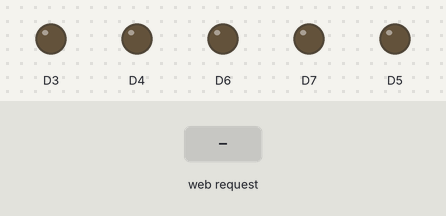
Simulated run of this sketch. Board: ESP8266 (NodeMCU). Parts: output pins drawn as LEDs (lit = HIGH). The inputs (shaded band) are chosen by the test bench. What the sketch prints to the serial monitor is not drawn.

Above: at 2.2 s.
2.3 s: HTTP request GET /cmd2 received
At 3.1 s:
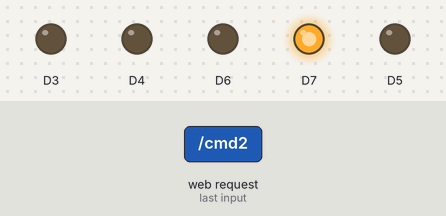
3.8 s: HTTP request GET /cmd4 received
At 4.3 s:
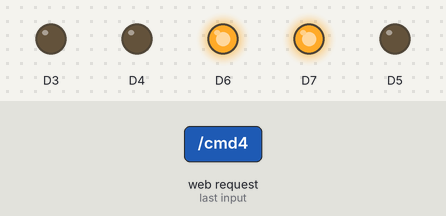
5.3 s: HTTP request GET /cmd1 received
At 6.5 s:
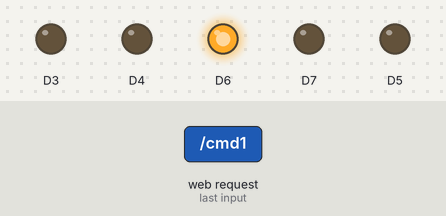
6.8 s: HTTP request GET /cmd6 received
At 7.8 s:
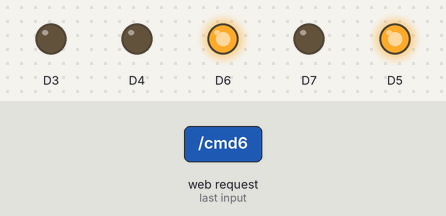
8.3 s: HTTP request GET /cmd3 received
At 8.9 s:
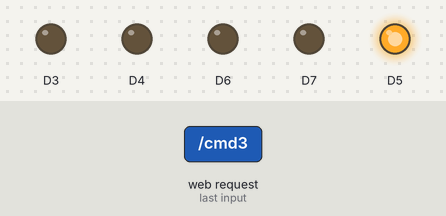
9.8 s: HTTP request GET /cmd8 received
At 11.2 s:
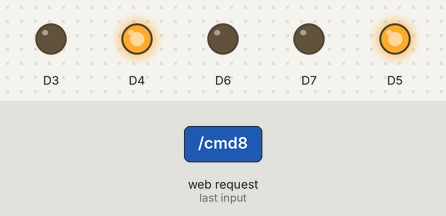
Timing chart, 0 to 12.3 s (numbered marks = the images above; inputs shaded):
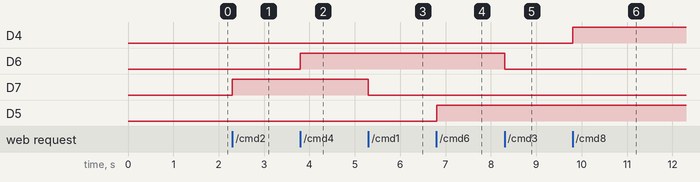

The sketch:

projeto_final.ino
```cpp
#include <ESP8266WiFi.h>
#include <WiFiClient.h>
#include <ESP8266WebServer.h>

const char *ssid = "ifc_projeto";
const char *password = "12345";

ESP8266WebServer server(80);

const String HTML_CABECALHO = "<!DOCTYPE html><html><head><meta charset=\"utf-8\"><meta name=\"viewport\" content=\"width=device-width, initial-scale=1, user-scalable=no\"/><title>{v}</title>";
const String HTML_CSS = "<style>button { padding: 10px; margin-bottom: 10px; width: 100px;} li { list-style-type: none;} h1{ position: relative; top: -25%; text-align: left; padding-left: 2.5%;} .menu1 { position: absolute; left: 10%; top: 25%; width: 100%; text-align: left; } .menu2 { position: absolute; left: 60%; top: 75%; width: 100%; text-align: left; margin: auto;} body { position: relative; top: 50px; left: 0%; } .desliga { background-color: #800000; color: #f0f8ff;} .liga { background-color: #7fff00; color: #000000;} form {display: inline-block;} .linha-vertical {height: 500px; border-left: 2px solid; position: absolute; left: 50%;} </style>";
const String HTML_JAVA = "<script>function c(l){document.getElementById('s').value=l.innerText||l.textContent;document.getElementById('p').focus();}</script>";
const String HTML_FIM_CABECALHO = "</head><body><div style='text-align:left;display:inline-block;min-width:260px;'>";
const String HOMEPAGE = "<nav class=\"menu1\"><h1>PISO 1</h1><ul><li>Sala:<li><ul><li><p>Lâmpada</p><form action=\"/cmd1\" method=\"get\"><button class=\"desliga\">Desligado</button></form><br/><form action=\"/cmd2\" method=\"get\"><button class=\"liga\">Liga</button></form><br/><li></ul><li>Cozinha:<li><ul><li><p>lâmpada</p> <form action=\"/cmd3\" method=\"get\"><button class=\"desliga\">Desliga</button></form><br/><form action=\"/cmd4\" method=\"get\"><button class=\"liga\">Liga</button></form><br/><li><li><p>Chaleira</p> <form action=\"/cmd5\" method=\"get\"><button class=\"desliga\">Desliga</button></form><br/> <form action=\"/cmd6\" method=\"get\"><button class=\"liga\">Liga</button></form><br/><li></ul></ul></nav><nav class=\"menu2\"><h1>PISO 2</h1><ul><li>Quarto Casal:<li><ul><li><p>Lâmpada</p><form action=\"/cmd7\" method=\"get\"><button class=\"desliga\">Desligado</button></form><br/> <form action=\"/cmd8\" method=\"get\"><button class=\"liga\">Liga</button></form><br/> <li></ul><li>Banheiro:<li><ul><li><p>Lâmpada</p> <form action=\"/cmd9\" method=\"get\"><button class=\"desliga\">Desligado</button></form><br/> <form action=\"/cmd10\" method=\"get\"><button class=\"liga\">Liga</button></form><br/><li></ul></ul></nav>";


/* Para acessar o site, acessar http://192.168.4.1 */
void handleRoot() {
 String s =HTML_CABECALHO;
       s += HTML_CSS;
      s += HTML_JAVA;
      s += HTML_FIM_CABECALHO;
      s+=HOMEPAGE;
  server.send(200, "text/html", s);

}

void cmd1() {
 String s =HTML_CABECALHO;
       s += HTML_CSS;
      s += HTML_JAVA;
      s += HTML_FIM_CABECALHO;
      s+=HOMEPAGE;
  server.send(200, "text/html", s);
   digitalWrite(D7,LOW);
}
void cmd2() {
 String s =HTML_CABECALHO;
       s += HTML_CSS;
      s += HTML_JAVA;
      s += HTML_FIM_CABECALHO;
      s+=HOMEPAGE;
  server.send(200, "text/html", s);
    digitalWrite(D7,HIGH);
}
void cmd3() {
 String s =HTML_CABECALHO;
       s += HTML_CSS;
      s += HTML_JAVA;
      s += HTML_FIM_CABECALHO;
      s+=HOMEPAGE;
  server.send(200, "text/html", s);
   digitalWrite(D6,LOW);
}

void cmd4() {
 String s =HTML_CABECALHO;
       s += HTML_CSS;
      s += HTML_JAVA;
      s += HTML_FIM_CABECALHO;
      s+=HOMEPAGE;
  server.send(200, "text/html", s);
   digitalWrite(D6,HIGH);
}

void cmd5() {
 String s =HTML_CABECALHO;
       s += HTML_CSS;
      s += HTML_JAVA;
      s += HTML_FIM_CABECALHO;
      s+=HOMEPAGE;
  server.send(200, "text/html", s);
   digitalWrite(D5,LOW);
}

void cmd6() {
 String s =HTML_CABECALHO;
       s += HTML_CSS;
      s += HTML_JAVA;
      s += HTML_FIM_CABECALHO;
      s+=HOMEPAGE;
  server.send(200, "text/html", s);
   digitalWrite(D5,HIGH);
}

void cmd7() {
 String s =HTML_CABECALHO;
       s += HTML_CSS;
      s += HTML_JAVA;
      s += HTML_FIM_CABECALHO;
      s+=HOMEPAGE;
  server.send(200, "text/html", s);
   digitalWrite(D4,LOW);
}

void cmd8() {
 String s =HTML_CABECALHO;
       s += HTML_CSS;
      s += HTML_JAVA;
      s += HTML_FIM_CABECALHO;
      s+=HOMEPAGE;
  server.send(200, "text/html", s);
   digitalWrite(D4,HIGH);
}

void cmd9() {
 String s =HTML_CABECALHO;
       s += HTML_CSS;
      s += HTML_JAVA;
      s += HTML_FIM_CABECALHO;
      s+=HOMEPAGE;
  server.send(200, "text/html", s);
   digitalWrite(D3,LOW);
}

void cmd10() {
 String s =HTML_CABECALHO;
       s += HTML_CSS;
      s += HTML_JAVA;
      s += HTML_FIM_CABECALHO;
      s+=HOMEPAGE;
  server.send(200, "text/html", s);
   digitalWrite(D3,HIGH);
}


void setup() {
  delay(1000);
  pinMode(D7,OUTPUT);
  pinMode(D6,OUTPUT);
  pinMode(D5,OUTPUT);
  pinMode(D4,OUTPUT);
  pinMode(D3,OUTPUT);

    digitalWrite(D0,LOW);

  Serial.begin(115200);
  Serial.println();
  Serial.print("Configurando ponto de acesso...");

  WiFi.softAP(ssid, password); /* Para deixar aberto para o publico, apagar o password*/

  IPAddress myIP = WiFi.softAPIP();
  Serial.print("Endereço IP: ");
  Serial.println(myIP);
  server.on("/", handleRoot);
  server.on("/cmd1", cmd1);
  server.on("/cmd2", cmd2);
  server.on("/cmd3", cmd3);
  server.on("/cmd4", cmd4);
  server.on("/cmd5", cmd5);
  server.on("/cmd6", cmd6);
  server.on("/cmd7", cmd7);
  server.on("/cmd8", cmd8);
  server.on("/cmd9", cmd9);
  server.on("/cmd10", cmd10);

  server.begin();
  Serial.println("Servidor iniciado");
}

void loop() {
  server.handleClient();
}
```

Measured:
- after the input at 2.3 s, D7: LOW → HIGH at once
- after the input at 3.8 s, D6: LOW → HIGH at once
- after the input at 5.3 s, D7: HIGH → LOW at once
- after the input at 6.8 s, D5: LOW → HIGH at once
- after the input at 8.3 s, D6: HIGH → LOW at once
- after the input at 9.8 s, D4: LOW → HIGH at once
